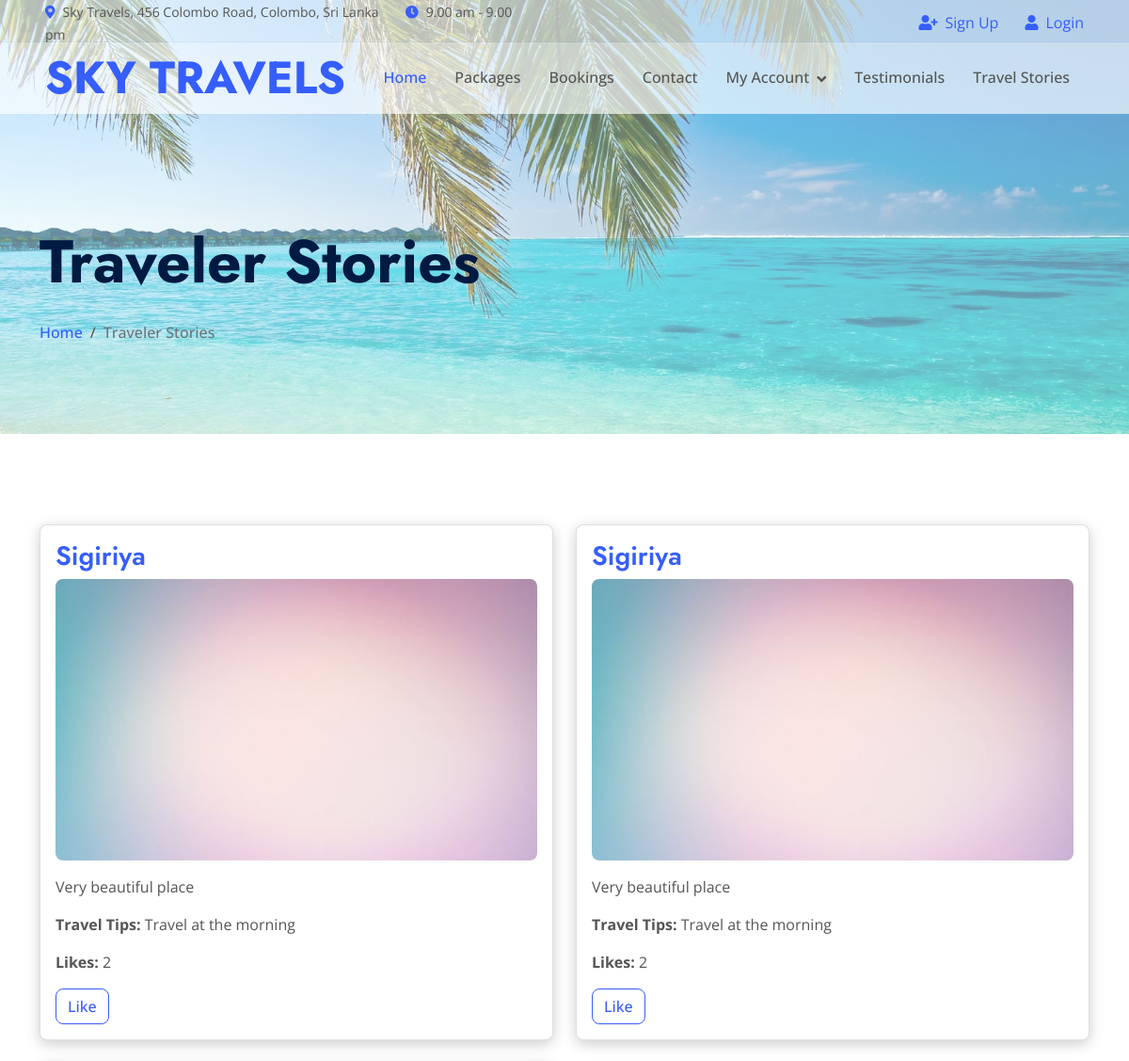
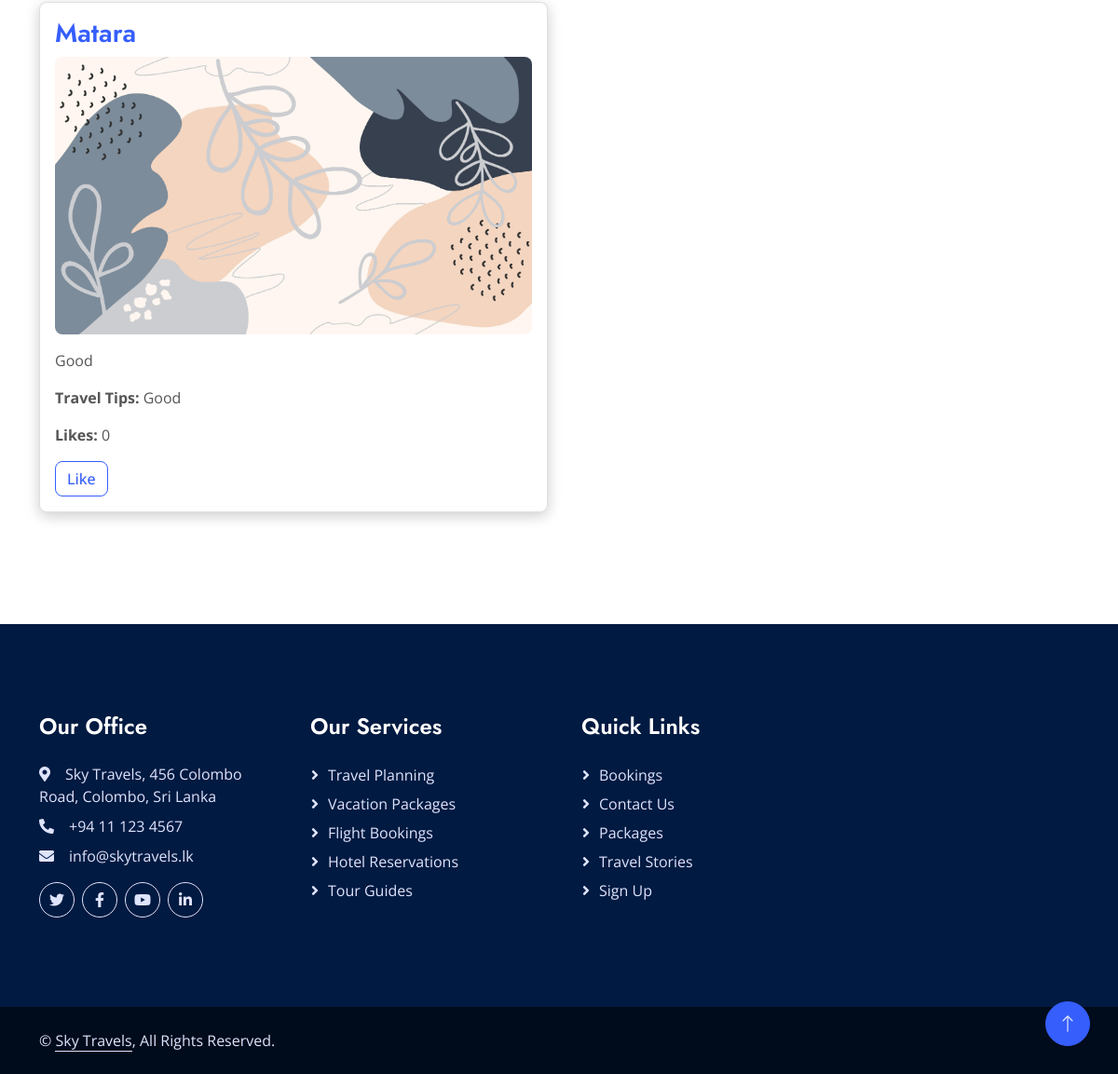
The app's page /display_stories.php with its own data (2 pictures, top to bottom).
### tables this page shows
CREATE TABLE `traveler_stories` (
  `id` int(11) NOT NULL,
  `user_id` int(11) NOT NULL,
  `destination` varchar(255) NOT NULL,
  `story_text` text NOT NULL,
  `image_path` varchar(255) DEFAULT NULL,
  `travel_tips` text DEFAULT NULL,
  `likes` int(11) DEFAULT 0,
  `created_at` timestamp NOT NULL DEFAULT current_timestamp(),
  `status` enum('pending','approved','rejected') DEFAULT 'pending'
);

### display_stories.php (the view, shortened to what this page needs)
<?php
include 'dbconn.php';
$is_logged_in = isset($_SESSION['user_id']);
$user_id = $is_logged_in ? $_SESSION['user_id'] : null;
$query = "SELECT ts.*,
          IF(sl.id IS NULL, 0, 1) AS user_liked
          FROM traveler_stories ts
          LEFT JOIN story_likes sl
          ON ts.id = sl.story_id AND sl.user_id = ?
          WHERE ts.status = 'approved'";
$stmt = $conn->prepare($query);
$stmt->bind_param("i", $user_id);
$stmt->execute();
$result = $stmt->get_result();
?>
<!DOCTYPE html>
<html lang="en">
<head>
    <link href="css/bootstrap.min.css" rel="stylesheet">
</head>
<body>
    <?php require "header.php"; ?>
    <div class="container-fluid page-header mb-5 wow fadeIn" data-wow-delay="0.1s">
        <div class="container"><br><br>
            <h1 class="display-3 mb-4 animated slideInDown">Traveler Stories</h1>
            <nav aria-label="breadcrumb animated slideInDown">
                <ol class="breadcrumb mb-0">
                    <li class="breadcrumb-item"><a href="index.php">Home</a></li>
                    <li class="breadcrumb-item active" aria-current="page">Traveler Stories</li>
                </ol>
            </nav>
        </div>
    </div>
    <div class="container py-5">
        <div class="row">
            <?php while ($row = $result->fetch_assoc()): ?>
                <div class="col-md-6 mb-4">
                    <div class="card custom-card">
                        <div class="card-body">
                            <h3 class="card-title text-primary"><?= htmlspecialchars($row['destination']) ?></h3>
                            <?php if (!empty($row['image_path'])): ?>
                                <img src="<?= htmlspecialchars($row['image_path']) ?>"
                                     class="img-fluid rounded custom-image mb-3" alt="Travel Photo">
                            <?php endif; ?>
                            <p class="card-text"><?= nl2br(htmlspecialchars($row['story_text'])) ?></p>
                            <p><strong>Travel Tips:</strong> <?= htmlspecialchars($row['travel_tips']) ?></p>
                            <p><strong>Likes:</strong> <?= $row['likes'] ?></p>
                            <?php if ($is_logged_in): ?>
                                <form action="like_story.php" method="post">
                                    <input type="hidden" name="story_id" value="<?= $row['id'] ?>">
                                    <button type="submit"
                                            class="btn btn-<?= $row['user_liked'] ? 'danger' : 'outline-primary' ?>">
                                        <?= $row['user_liked'] ? 'Unlike' : 'Like' ?>
                                    </button>
                                </form>
                            <?php else: ?>
                                <a href="login.php" class="btn btn-outline-primary">Like</a>
                            <?php endif; ?>
                        </div>
                    </div>
                </div>
            <?php endwhile; ?>
        </div>
    </div>
    <?php require "footer.php"; ?>
</body>
</html>

### css/style.css (style rules this page uses)
:root { --primary: #355EFC; --secondary: #E93C05; --tertiary: #555555; --light: #DFE4FD; --dark: #011A41; }
h1, .h1, h2, .h2, .fw-bold { font-weight: 700 !important; }
h3, .h3, h4, .h4, .fw-medium { font-weight: 600 !important; }
.btn { transition: .5s; font-weight: 500; }
.page-header { padding-top: 12rem; padding-bottom: 6rem; background: linear-gradient(rgba(255, 255, 255, 0.4), rgba(255, 255, 255, 0.4)), url(../img/header.jfif) top left no-repeat; background-size: cover; }
.page-header .breadcrumb-item, .page-header .breadcrumb-item a { font-weight: 500; }
.page-header .breadcrumb-item+.breadcrumb-item::before { color: var(--tertiary); }

### display_stories.php (style rules this page uses)
.custom-image { max-height: 300px; width: 100%; object-fit: cover; }
.custom-card { border-radius: 10px; box-shadow: 0 4px 15px rgba(0, 0, 0, 0.2); }

### records on screen
traveler_stories: destination "Sigiriya", image_path (picture), story_text "Very beautiful place", travel_tips "Travel at the morning", likes "2"
traveler_stories: destination "Sigiriya", image_path (picture), story_text "Very beautiful place", travel_tips "Travel at the morning", likes "2"
traveler_stories: destination "Matara", image_path (picture), story_text "Good", travel_tips "Good", likes "0"
